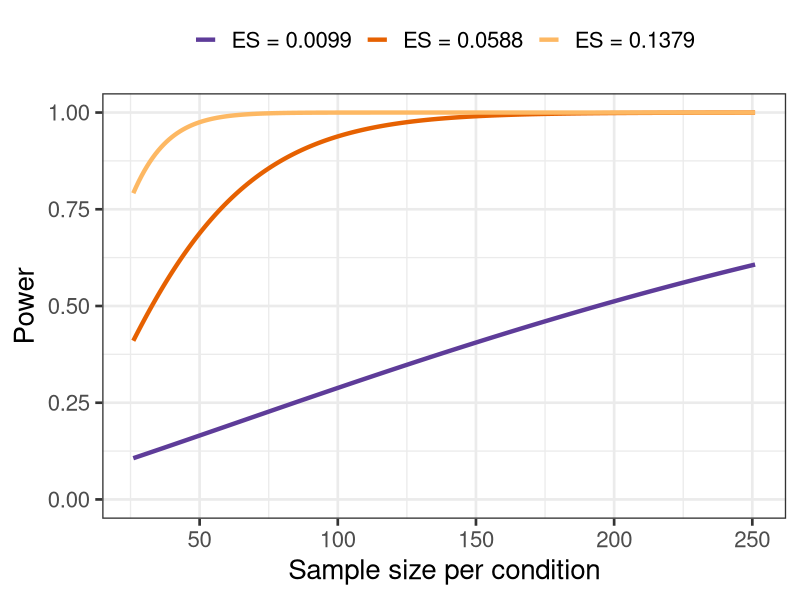

R code for this plot:
library(pwr)
library(reshape2)
library(ggplot2)

min <- 25
max <- 250

nstar <- seq(max,min)  # note: the values *must* be listed in decreasing order

unbiased_power_small<-pwr.anova.test(f=0.1,k=2,n=seq(min,max),sig.level=0.05)$power
unbiased_power_medium<-pwr.anova.test(f=0.25,k=2,n=seq(min,max),sig.level=0.05)$power
unbiased_power_large<-pwr.anova.test(f=0.4,k=2,n=seq(min,max),sig.level=0.05)$power

unbiased_power <- matrix(NA, nrow=3,ncol=length(nstar))
unbiased_power[1,]<-unbiased_power_small
unbiased_power[2,]<-unbiased_power_medium
unbiased_power[3,]<-unbiased_power_large

unbiased_power<-t(unbiased_power)
colnames(unbiased_power) <- c("ES = 0.0099","ES = 0.0588","ES = 0.1379") 

unbiased_power <- melt(unbiased_power, id="ES") #convert to long format with reshape package to easily plot multiple groups
colnames(unbiased_power) <- c("N","ES","Power") 
cbbPalette<-c("#5e3c99", "#e66101", "#fdb863", "#000000")

tiff(file="Fig_8.tiff",width=2500,height=1700, units = "px", res = 300)
ggplot(data=unbiased_power, aes(x = N, y=Power, group=ES, colour=ES)) +
  scale_color_manual(values=cbbPalette) + #use custum color palette
  geom_line(size=1.5) + #plot lines
  scale_x_continuous(breaks = c(25,75,125,175,225), labels= c(50,100,150,200,250)) + 
  ylab("Power")  + xlab("Sample size per condition") + #set labels
  theme_bw(base_size=20) + expand_limits(y=c(0,1)) + theme(legend.title=element_blank(), legend.position = "top") #increase font size, put legend on top
dev.off()
